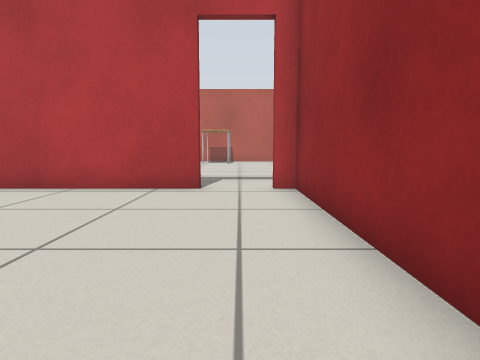
view 1 (above)

17 first-person views from a walk through a Gazebo world. The camera is 0.5 m above the floor, tilts 6° down and sees 75° across. The floor is counted in squares, 0.5 m on a side. Each view is taken from the middle of a square. On the plan, view 1 faces up. The plan holds only what a view shows up to about 12 squares ahead; the rest is blank. Robots are left out. Gazebo's built-in surfaces are drawn with simple patterns.

view 2
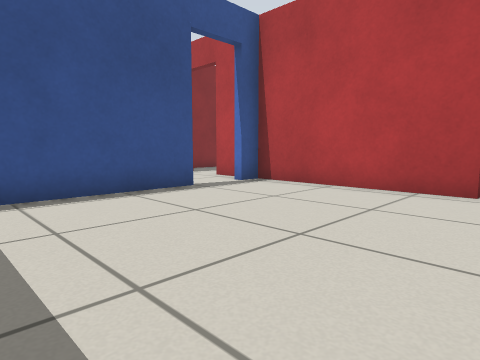

view 3
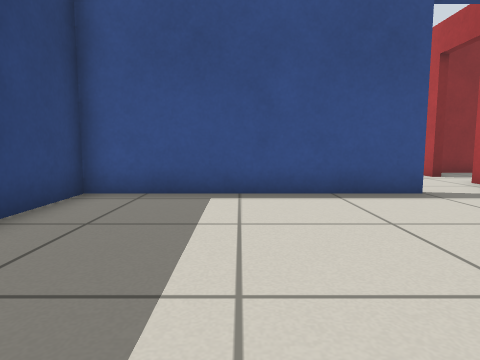

view 4
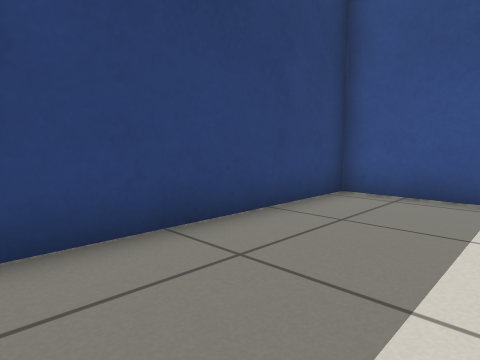

view 5
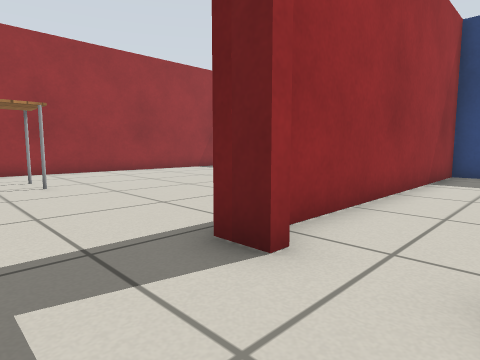

view 6
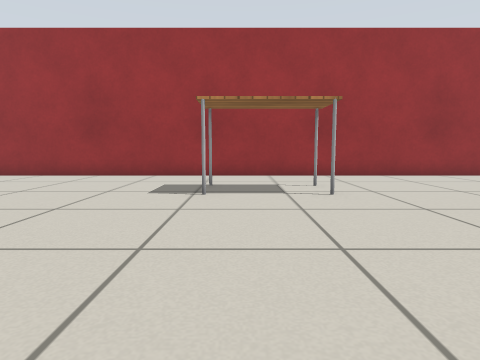

view 7
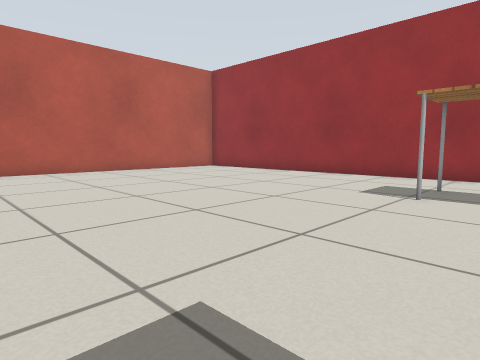

view 8
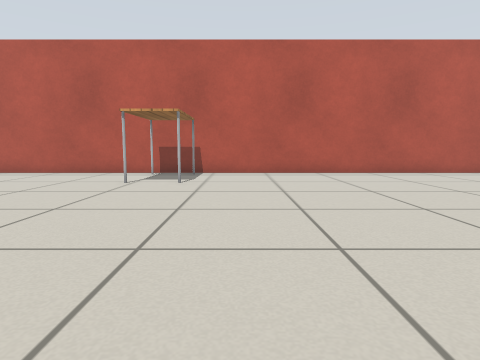

view 9
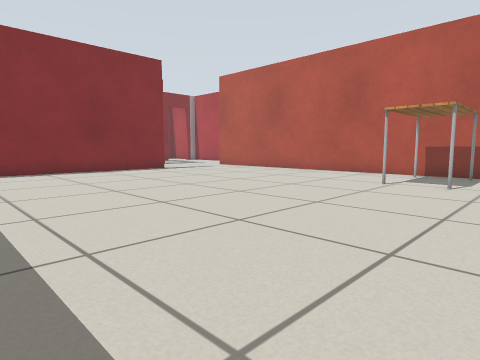

view 10
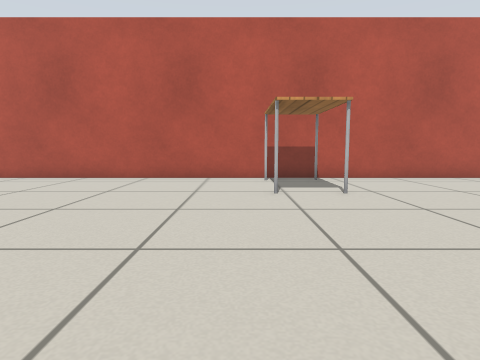

view 11
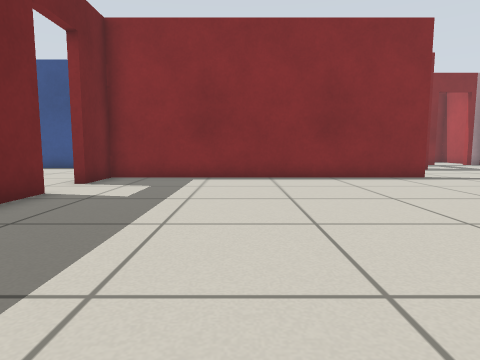

view 12
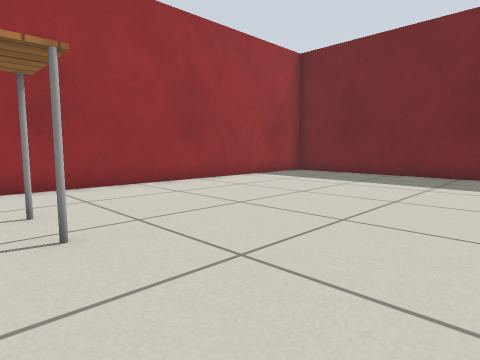

view 13
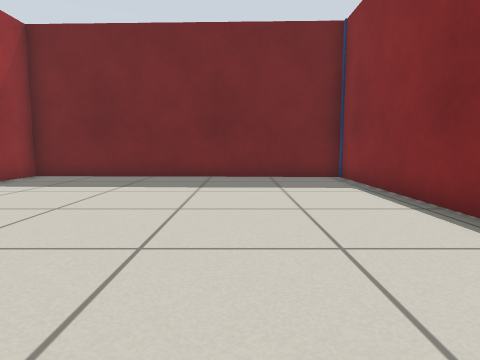

view 14
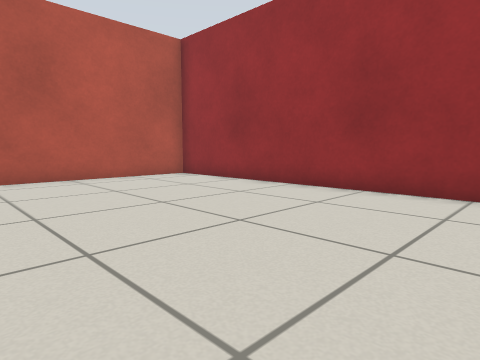

view 15
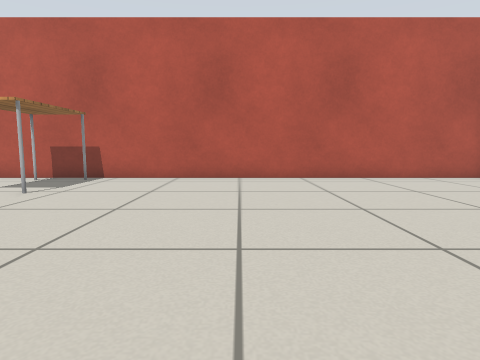

view 16
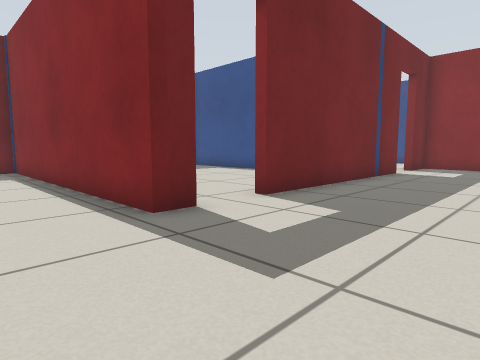

view 17
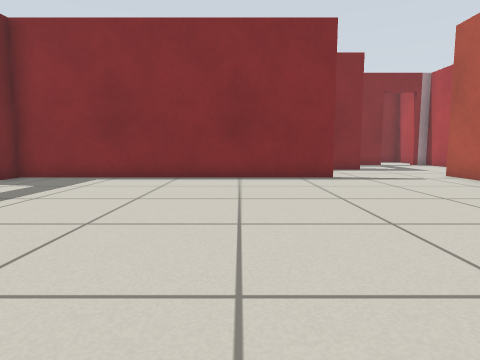

### Floor plan
Ten units are one square. View 1 is at (0, 0); x grows to the right and y downward. Boxes are objects, and circles mark ways between rooms. Rooms are numbered by the first view taken in them; rooms with no view inside come last. Other rooms are left out.
<svg viewBox="-134 -227 259 259">
<path fill="none" stroke="#000" d="M-67 -50 -67 24 13 23 13 -75M-10 -75 -67 -75M8 -78 16 -78 16 24 120 27 120 -222 -129 -222M-88 -78 -10 -78M-122 -181 -122 -78 -105 -78"/>
<rect x="-25" y="-215" width="20" height="30" fill="#bbb"><title>table</title></rect>
<rect x="75" y="-115" width="20" height="40" fill="#bbb"><title>table</title></rect>
<circle cx="-5" cy="-80" r="3" fill="#2a7"/>
<text x="-30" y="-30">1</text>
<text x="20" y="-120">2</text>
</svg>
Room 1 opens to room 2.

Where each view was taken, in squares from view 1:
view 1: 0 up, 0 right, facing up
view 2: 0 up, 0 right, facing up-left
view 3: 1 up, 0 right, facing left
view 4: 1 up, 0 right, facing down-left
view 5: 10 up, 1 left, facing down-right
view 6: 10 up, 1 right, facing right
view 7: 9 up, 1 right, facing up-right
view 8: 10 up, 1 right, facing up
view 9: 10 up, 1 right, facing up-left
view 10: 12 up, 3 left, facing up
view 11: 12 up, 2 left, facing left
view 12: 9 up, 4 right, facing down-right
view 13: 8 up, 5 right, facing down
view 14: 12 up, 5 right, facing up-right
view 15: 12 up, 4 right, facing up
view 16: 12 up, 4 right, facing down-left
view 17: 15 up, 2 left, facing left
